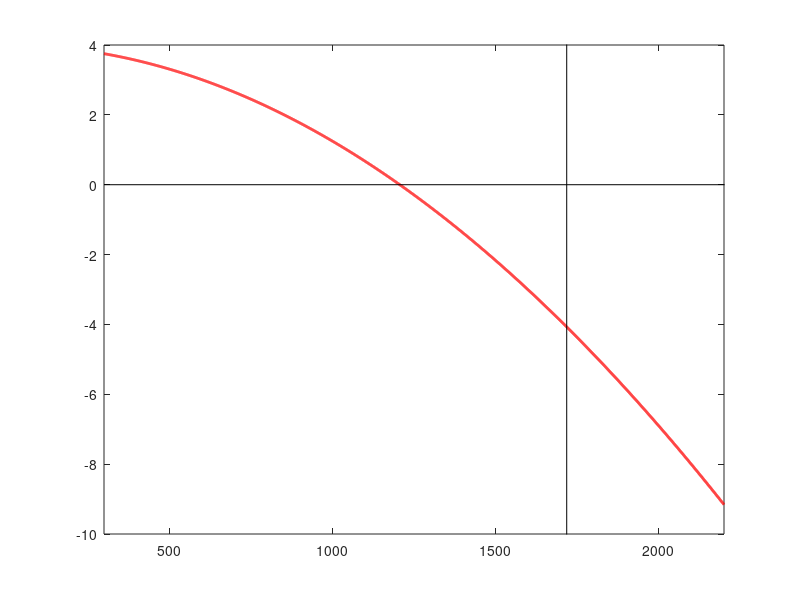
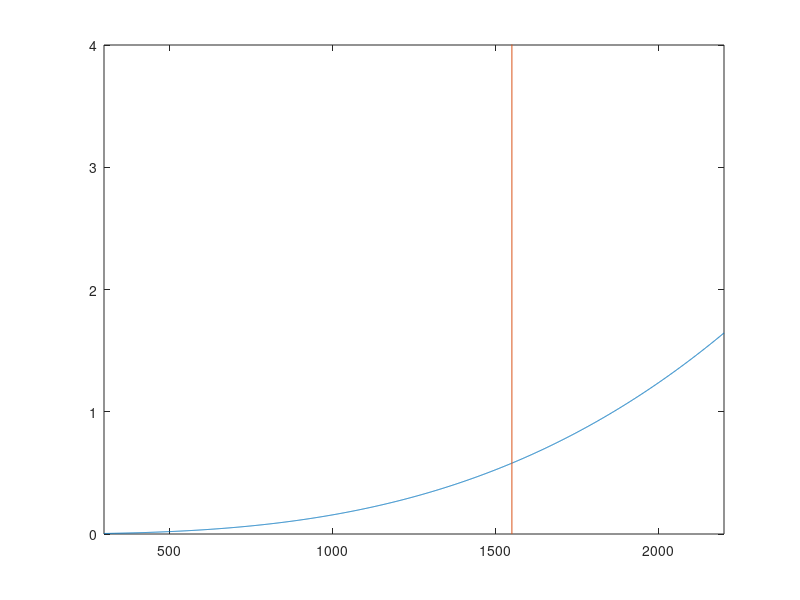

These charts were generated, in order, by the following MATLAB code:
%function output = drude(w)
clear all
close all
c = 299792458;
loop=0;
for lambda = 300:1:2200
    loop = loop+1;
    w = (2*pi*c)/(lambda*1e-9);
wp          =   3.13e15;
gamma       =   1.07e14;
eps_inf     =   4;
eps         =   eps_inf-((wp^2)/((w^2)+complex(0,gamma*w)));
eps_mat(loop) = eps;
lambda_mat(loop) = lambda;
end
figure(1)

plot(lambda_mat,real(eps_mat),'r','LineWidth',2);
hold on
plot([300 3500],[0 0],'k');
hold on
plot([500 3500],[-15.7797 -15.7797],'k');
hold on
plot([1718 1718],[-20 10],'k');
hold on
plot([2981 2981],[-20 10],'k');
axis([300 2200 -10 4])
figure(2)
plot(lambda_mat,imag(eps_mat));
hold on
plot([1550 1550],[0 7]);
hold on
plot([2250 2250],[0 7]);
axis([300 2200 0 4])
%output = eps;
prec = 16;
% Save root results
FileName    =   'AZO_eps.txt';
FileID      =   fopen(FileName, 'w');

sym = '%';


    a = sprintf('lambda\tRe(eps)\tIm(eps)\n');
    fprintf(FileID,a);
    a1 = sprintf('%s.%ge\t%s+.%ge\t%s+.%ge\n',...
        sym,prec,sym,prec,sym,prec);
    n = size(lambda_mat,2);
    for loop = 1:n
        l       =   lambda_mat(loop);
        re       =   real(eps_mat(loop));
        im     =   imag(eps_mat(loop));

        
       
        fprintf(FileID,a1,l,re,im);
        
    end
    
    
% Close Text Files
fclose(FileID);